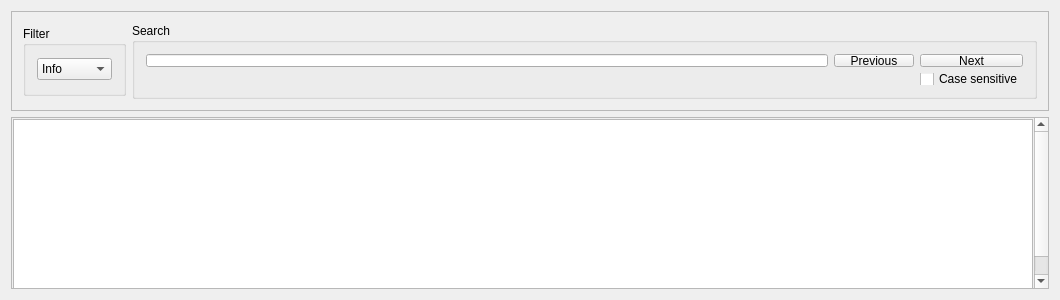
<?xml version="1.0" encoding="UTF-8"?>
<ui version="4.0">
 <class>LogPanel</class>
 <widget class="QWidget" name="LogPanel">
  <property name="geometry">
   <rect>
    <x>0</x>
    <y>0</y>
    <width>1060</width>
    <height>300</height>
   </rect>
  </property>
  <property name="windowTitle">
   <string>LogPanel</string>
  </property>
  <layout class="QVBoxLayout" name="verticalLayout">
   <item>
    <widget class="QFrame" name="frame">
     <property name="maximumSize">
      <size>
       <width>16777215</width>
       <height>100</height>
      </size>
     </property>
     <property name="frameShape">
      <enum>QFrame::StyledPanel</enum>
     </property>
     <property name="frameShadow">
      <enum>QFrame::Raised</enum>
     </property>
     <layout class="QHBoxLayout" name="horizontalLayout">
      <item>
       <widget class="QGroupBox" name="gbFilter">
        <property name="maximumSize">
         <size>
          <width>16777215</width>
          <height>70</height>
         </size>
        </property>
        <property name="title">
         <string>Filter</string>
        </property>
        <layout class="QHBoxLayout" name="horizontalLayout_2">
         <item>
          <widget class="QComboBox" name="cbFilter">
           <property name="currentIndex">
            <number>2</number>
           </property>
           <item>
            <property name="text">
             <string>Severe</string>
            </property>
           </item>
           <item>
            <property name="text">
             <string>Warning</string>
            </property>
           </item>
           <item>
            <property name="text">
             <string>Info</string>
            </property>
           </item>
           <item>
            <property name="text">
             <string>Config</string>
            </property>
           </item>
           <item>
            <property name="text">
             <string>Fine</string>
            </property>
           </item>
           <item>
            <property name="text">
             <string>Finer</string>
            </property>
           </item>
           <item>
            <property name="text">
             <string>Finest</string>
            </property>
           </item>
          </widget>
         </item>
        </layout>
       </widget>
      </item>
      <item>
       <widget class="QGroupBox" name="gbSearch">
        <property name="title">
         <string>Search</string>
        </property>
        <layout class="QGridLayout" name="gridLayout">
         <item row="0" column="1">
          <widget class="QLineEdit" name="leSearch"/>
         </item>
         <item row="0" column="3">
          <widget class="QPushButton" name="bNext">
           <property name="text">
            <string>Next</string>
           </property>
          </widget>
         </item>
         <item row="1" column="3">
          <widget class="QCheckBox" name="cbCase">
           <property name="text">
            <string>Case sensitive</string>
           </property>
          </widget>
         </item>
         <item row="0" column="2">
          <widget class="QPushButton" name="bPrevious">
           <property name="text">
            <string>Previous</string>
           </property>
          </widget>
         </item>
         <item row="1" column="1">
          <widget class="QLabel" name="lStatus">
           <property name="text">
            <string/>
           </property>
          </widget>
         </item>
        </layout>
       </widget>
      </item>
     </layout>
    </widget>
   </item>
   <item>
    <widget class="QScrollArea" name="scrollArea">
     <property name="widgetResizable">
      <bool>true</bool>
     </property>
     <widget class="QWidget" name="sourceWidget">
      <property name="geometry">
       <rect>
        <x>0</x>
        <y>0</y>
        <width>1023</width>
        <height>194</height>
       </rect>
      </property>
      <property name="sizePolicy">
       <sizepolicy hsizetype="Expanding" vsizetype="Minimum">
        <horstretch>0</horstretch>
        <verstretch>0</verstretch>
       </sizepolicy>
      </property>
      <layout class="QVBoxLayout" name="sourceWidgetLayou">
       <property name="spacing">
        <number>1</number>
       </property>
       <property name="margin">
        <number>1</number>
       </property>
       <item>
        <widget class="QTableView" name="tableView">
         <property name="sizePolicy">
          <sizepolicy hsizetype="Expanding" vsizetype="Expanding">
           <horstretch>0</horstretch>
           <verstretch>0</verstretch>
          </sizepolicy>
         </property>
         <property name="editTriggers">
          <set>QAbstractItemView::NoEditTriggers</set>
         </property>
         <property name="selectionBehavior">
          <enum>QAbstractItemView::SelectRows</enum>
         </property>
         <property name="sortingEnabled">
          <bool>true</bool>
         </property>
         <attribute name="horizontalHeaderDefaultSectionSize">
          <number>150</number>
         </attribute>
         <attribute name="horizontalHeaderMinimumSectionSize">
          <number>44</number>
         </attribute>
         <attribute name="verticalHeaderVisible">
          <bool>false</bool>
         </attribute>
        </widget>
       </item>
      </layout>
     </widget>
    </widget>
   </item>
  </layout>
 </widget>
 <layoutdefault spacing="6" margin="11"/>
 <resources/>
 <connections/>
 <slots>
  <slot>setDiscardLevel(QString)</slot>
 </slots>
</ui>
